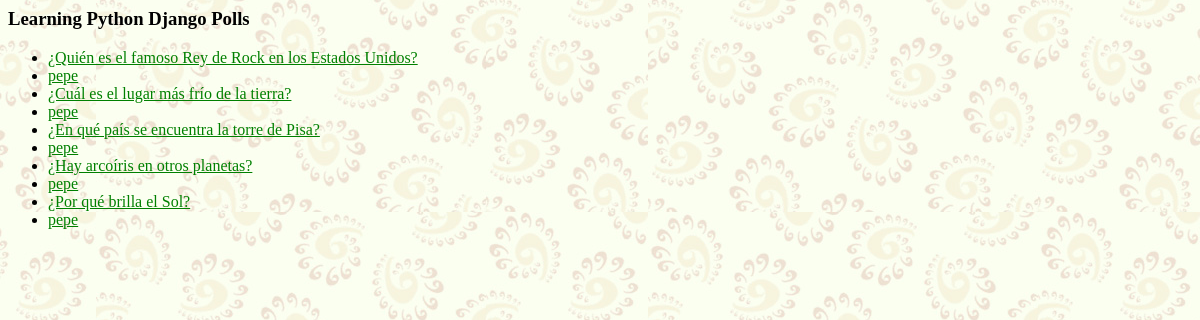
/polls/, run on an earlier commit of the app's database.
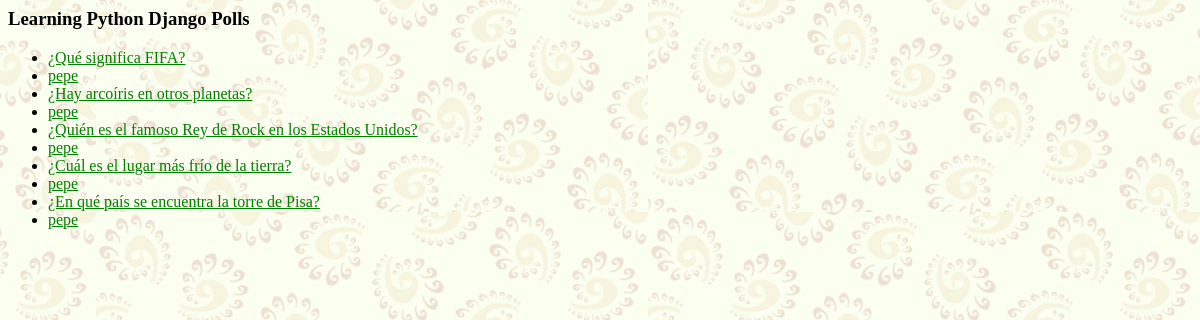
And on a later commit of the database.
### polls/models.py (models this page shows, shortened)
class Question(models.Model):
        question_text = models.CharField(max_length=200)
        pub_date = models.DateTimeField('date published')
        def was_published_recently(self):
                now = timezone.now()
                return now - datetime.timedelta(days=1) <= self.pub_date <= now
        was_published_recently.admin_order_field = 'pub_date'
        was_published_recently.boolean = True
        was_published_recently.short_description = 'Published recently?'

### polls/views.py (the view)
class IndexView(generic.ListView):
    template_name = 'polls/index.html'
    context_object_name = 'latest_question_list'
    def get_queryset(self):
        return Question.objects.filter(pub_date__lte=timezone.now()).order_by('-pub_date')[:5]

### polls/templates/polls/index.html
{% load static %}
<html>
<link rel="stylesheet" type="text/css" href="{% static 'polls/style.css' %}" />
        <head>
                <div class="page-header">
                    <h3>Learning Python Django Polls</h3>
                </div>
        </head>
{% if latest_question_list %}
    <ul>
        {% for question in latest_question_list %}
            <li><a href="{% url 'polls:detail' question.id %}">{{ question.question_text }}</a></li>
            <li><a href="{% url 'polls:detail' question.id %}">pepe</a></li>
        {% endfor %}
    </ul>
{% else %}
    <p>No polls are available.</p>
{% endif %}
</html>

What changed in the data, as far as the page shows it:
no longer on this page (row unchanged): Question: question_text "¿Por qué brilla el Sol?"
now on this page (row edited): Question: question_text "¿Qué significa FIFA?"
changed Question "¿Hay arcoíris en otros planetas?": moves up the list
